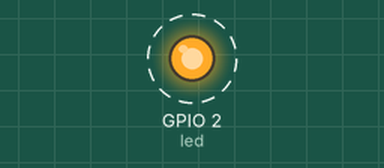
A sketch run on a simulated ESP8266 (NodeMCU). Shown: output pins drawn as LEDs (lit = HIGH). Dashed ring = blinking. WiFi joins after 1.5 s; servers stay silent unless stated; what the sketch prints to the serial monitor is not drawn.

Above: at 1.55 s.
Timing chart, 0 to 4.5 s (numbered marks = the images above):
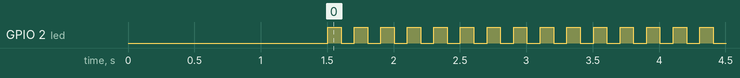

Measured:
- by itself, GPIO 2 (led): alternates HIGH for 0.10 s and LOW for 0.10 s

The sketch:

ota_esp.ino
```cpp
#include <ESP8266WiFi.h>
#include <ESP8266mDNS.h>
#include <WiFiUdp.h>
#include <ArduinoOTA.h>

#ifndef STASSID
#define STASSID "ToanPC"
#define STAPSK "0336696304"
#endif

const char* ssid = STASSID;
const char* password = STAPSK;

//Main firmware
//variabls for blinking an LED with Millis
const int led = LED_BUILTIN; // ESP8266 Pin to which onboard LED is connected
unsigned long previousMillis = 0;  // will store last time LED was updated
const long interval = 100;  // interval at which to blink (milliseconds)
int ledState = LOW;  // ledState used to set the LED


void setup() {
  //Main firmware
  pinMode(led, OUTPUT);


  Serial.begin(115200);
  Serial.println("Booting");
  WiFi.mode(WIFI_STA);
  WiFi.begin(ssid, password);
  while (WiFi.waitForConnectResult() != WL_CONNECTED) {
    Serial.println("Connection Failed! Rebooting...");
    delay(5000);
    ESP.restart();
  }

  // Port defaults to 8266
  // ArduinoOTA.setPort(8266);

  // Hostname defaults to esp8266-[ChipID]
  // ArduinoOTA.setHostname("myesp8266");

  // No authentication by default
  // ArduinoOTA.setPassword("admin");

  // Password can be set with it's md5 value as well
  // MD5(admin) = 21232f297a57a5a743894a0e4a801fc3
  // ArduinoOTA.setPasswordHash("21232f297a57a5a743894a0e4a801fc3");

  ArduinoOTA.onStart([]() {
    String type;
    if (ArduinoOTA.getCommand() == U_FLASH) {
      type = "sketch";
    } else {  // U_FS
      type = "filesystem";
    }

    // NOTE: if updating FS this would be the place to unmount FS using FS.end()
    Serial.println("Start updating " + type);
  });
  ArduinoOTA.onEnd([]() {
    Serial.println("\nEnd");
  });
  ArduinoOTA.onProgress([](unsigned int progress, unsigned int total) {
    Serial.printf("Progress: %u%%\r", (progress / (total / 100)));
  });
  ArduinoOTA.onError([](ota_error_t error) {
    Serial.printf("Error[%u]: ", error);
    if (error == OTA_AUTH_ERROR) {
      Serial.println("Auth Failed");
    } else if (error == OTA_BEGIN_ERROR) {
      Serial.println("Begin Failed");
    } else if (error == OTA_CONNECT_ERROR) {
      Serial.println("Connect Failed");
    } else if (error == OTA_RECEIVE_ERROR) {
      Serial.println("Receive Failed");
    } else if (error == OTA_END_ERROR) {
      Serial.println("End Failed");
    }
  });
  ArduinoOTA.begin();
  Serial.println("Ready");
  Serial.print("IP address: ");
  Serial.println(WiFi.localIP());
}

void loop() {
  ArduinoOTA.handle();

  //loop to blink without delay
  unsigned long currentMillis = millis();
  if (currentMillis - previousMillis >= interval) {
  // save the last time you blinked the LED
  previousMillis = currentMillis;
  // if the LED is off turn it on and vice-versa:
  ledState = not(ledState);
  // set the LED with the ledState of the variable:
  digitalWrite(led,  ledState);
  }
}
```
